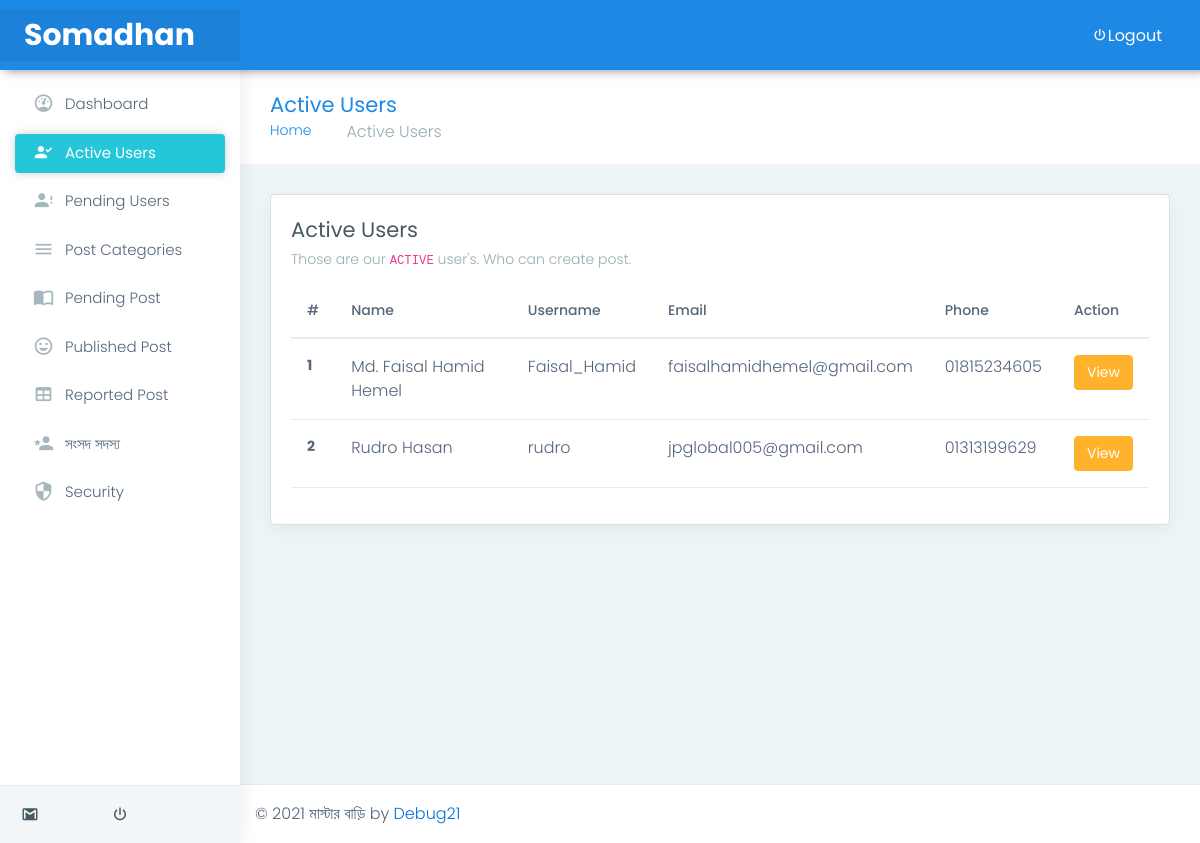
Screenshot of /control/activeusers.php (signed in) with the database file from the repository.
### tables this page shows
CREATE TABLE `users` (
  `id` int(4) NOT NULL,
  `fullname` varchar(255) NOT NULL,
  `username` varchar(255) NOT NULL,
  `password` varchar(255) NOT NULL,
  `email` varchar(255) NOT NULL,
  `phone` varchar(255) NOT NULL,
  `nid` varchar(255) NOT NULL,
  `dob` varchar(255) NOT NULL,
  `address` varchar(255) NOT NULL,
  `avater` mediumtext NOT NULL,
  `bio` varchar(255) NOT NULL,
  `fbprofile` varchar(255) NOT NULL,
  `active` varchar(255) NOT NULL,
  `report` varchar(255) NOT NULL
);

### control/activeusers.php (the view)
<?php include "inc/header.php" ?>
<div class="page-wrapper">
    <div class="page-breadcrumb">
        <div class="row align-items-center">
            <div class="col-md-6 col-8 align-self-center">
                <h3 class="page-title mb-0 p-0">Active Users</h3>
                <div class="d-flex align-items-center">
                    <nav aria-label="breadcrumb">
                        <ol class="breadcrumb">
                            <li class="breadcrumb-item"><a href="#">Home</a></li>
                            <li class="breadcrumb-item active" aria-current="page">Active Users</li>
                        </ol>
                    </nav>
                </div>
            </div>
            <div class="col-md-6 col-4 align-self-center">
            </div>
        </div>
    </div>
    <div class="container-fluid">
        <div class="row">
            <div class="col-sm-12">
                <div class="card">
                    <div class="card-body">
                        <h4 class="card-title">Active Users</h4>
                        <h6 class="card-subtitle">Those are our <code>ACTIVE</code> user's. Who can create post.</h6>
                        <div class="table-responsive">
                            <table class="table user-table">
                                <thead>
                                    <tr>
                                        <th class="border-top-0">#</th>
                                        <th class="border-top-0">Name</th>
                                        <th class="border-top-0">Username</th>
                                        <th class="border-top-0">Email</th>
                                        <th class="border-top-0">Phone</th>
                                        <th class="border-top-0">Action</th>
                                    </tr>
                                </thead>
                                <tbody>
                                    <?php
                                        $query = "SELECT * FROM users WHERE active = 'YES'";
                                        $select_teacher = mysqli_query($connection, $query);
                                        $i = 0;
                                        while ( $row = mysqli_fetch_assoc($select_teacher) )
                                        {
                                            $u_id         = $row['id'];
                                            $u_fullname   = $row['fullname'];
                                            $u_username   = $row['username'];
                                            $u_email      = $row['email'];
                                            $u_phone      = $row['phone'];
                                            $i++;
                                            ?>
                                            <tr>
                                              <th scope="row"><?php echo $i; ?></th>
                                              <td><?php echo $u_fullname; ?></td>
                                              <td><?php echo $u_username; ?></td>
                                              <td><?php echo $u_email; ?></td>
                                              <td><?php echo $u_phone; ?></td>
                                              <td>
                                                <div class="btn-group">
                                                    <a href="viewuser.php?view_user=<?php echo $u_id; ?>" class="btn btn-warning">View</a>
                                                </div>
                                              </td>
                                            </tr>
                                            <?php
                                        }
                                    ?>
                                </tbody>
                            </table>
                        </div>
                    </div>
                </div>
            </div>
        </div>
    </div>
<?php include "inc/footer.php" ?>

### rows the page displays
users: fullname "Md. Faisal Hamid Hemel", username "Faisal_Hamid", email "faisalhamidhemel@gmail.com", phone "01815234605"
users: fullname "Rudro Hasan", username "rudro", email "jpglobal005@gmail.com", phone "01313199629"
